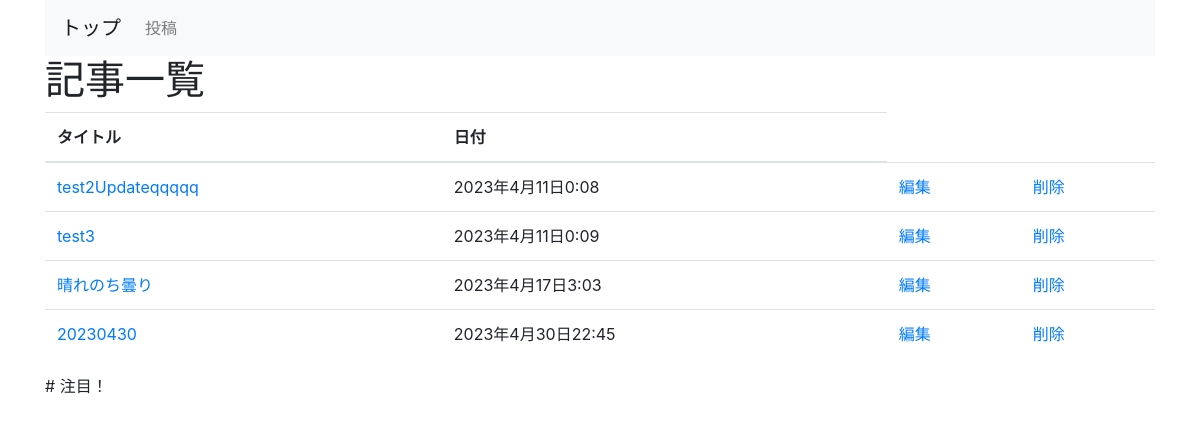
The app's page /blog/post_list (signed in) with its own data.
### blog/models.py (models this page shows, shortened)
class Post(models.Model):
    title = models.CharField('タイトル', max_length=200)
    text = models.TextField('本文')
    date = models.DateTimeField('日付', default=timezone.now)

### blog/views.py (the view)
# urls.py: path('post_list', views.PostListView.as_view(), name='post_list'),
class PostListView(generic.ListView):
    model = Post # 一覧表示させたいモデルを呼び出し

### blog/templates/blog/post_list.html
{% extends 'base.html' %}
{% block content %}
<h1>記事一覧</h1>
<table class="table">
  <thead>
    <tr>
      <th>タイトル</th>
      <th>日付</th>
    </tr>
  </thead>
  <tbody>
    {% for post in post_list %}
    <tr>
      <td><a href="{% url 'blog:post_detail' post.pk %}">{{ post.title }}</a></td>
      <td>{{ post.date }}</td>
      <td>
        {% if user.is_superuser %}
          <a href="{% url 'blog:post_update' post.pk %}">編集</a>
        {% endif %}
      </td>
      <td>
        {% if user.is_superuser %}
          <a href="{% url 'blog:post_delete' post.pk %}">削除</a>
        {% endif %}
      </td>
    </tr>
    {% endfor %}
  </tbody>
</table>
{% endblock %}

### records on screen
Post: title "test2Updateqqqqq", date "2023年4月11日0:08"
Post: title "test3", date "2023年4月11日0:09"
Post: title "晴れのち曇り", date "2023年4月17日3:03"
Post: title "20230430", date "2023年4月30日22:45"
